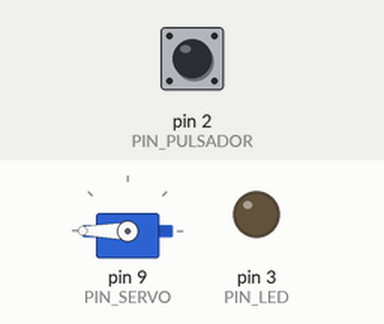
Simulated run of this sketch. Board: Arduino Uno, built with avr-gcc and run on an emulated ATmega328P. On the bench: servo, output pins drawn as LEDs (lit = HIGH). The inputs (shaded band) are chosen by the test bench; at power-on: pin 2 (PIN_PULSADOR) LOW.

Above: at 0.87 s.
1.3 s: pin 2 (PIN_PULSADOR) pulled HIGH for 0.15 s
At 1.62 s:
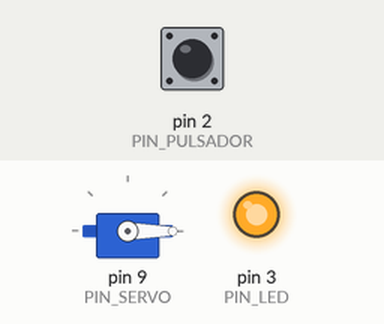
4.3 s: pin 2 (PIN_PULSADOR) pulled HIGH for 1 s
At 4.62 s:
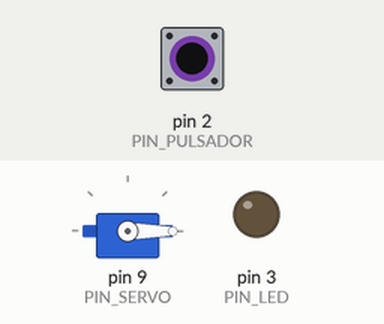
7.3 s: pin 2 (PIN_PULSADOR) pulled HIGH for 3.2 s
At 7.87 s:
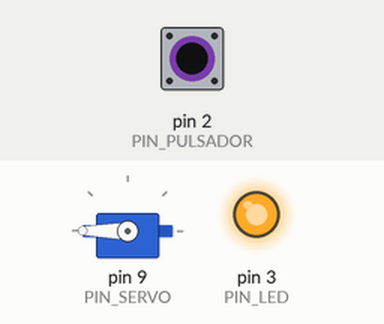
Timing chart, 0 to 18.0 s (numbered marks = the images above; inputs shaded):
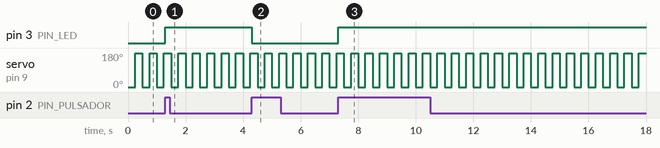

Measured:
- after the input at 1.3 s, pin 3 (PIN_LED): LOW → HIGH at once
- after the input at 4.3 s, pin 3 (PIN_LED): HIGH → LOW at once
- after the input at 7.3 s, pin 3 (PIN_LED): LOW → HIGH at once
- by itself, servo on pin 9 (PIN_SERVO): alternates 180° for 0.25 s and 0° for 0.25 s

The sketch:

pulsador_con_interrucion.ino
```cpp
#include <Servo.h>

#define PIN_PULSADOR 2
#define PIN_LED 3
#define PIN_SERVO 9

boolean estado = false;
Servo motor;

void setup() {
  Serial.begin(115200);

  pinMode(PIN_LED, OUTPUT);
  pinMode(PIN_PULSADOR, INPUT);

  attachInterrupt(digitalPinToInterrupt(PIN_PULSADOR), apretado, RISING);

  motor.attach(PIN_SERVO);
}

void apretado() {
  estado = !estado;  //negamos el estado, si es true => false, si es false=>true

  if (estado) {
    digitalWrite(PIN_LED, 110);
  }
  else {
    digitalWrite(PIN_LED, 0);
  }
}


void loop() {
  motor.write(0);
  delay(250);
  motor.write(180);
  delay(250);
}
```
